Frame 1 (no input): blank canvas, image omitted
Frame 60 (no input): blank canvas, image omitted
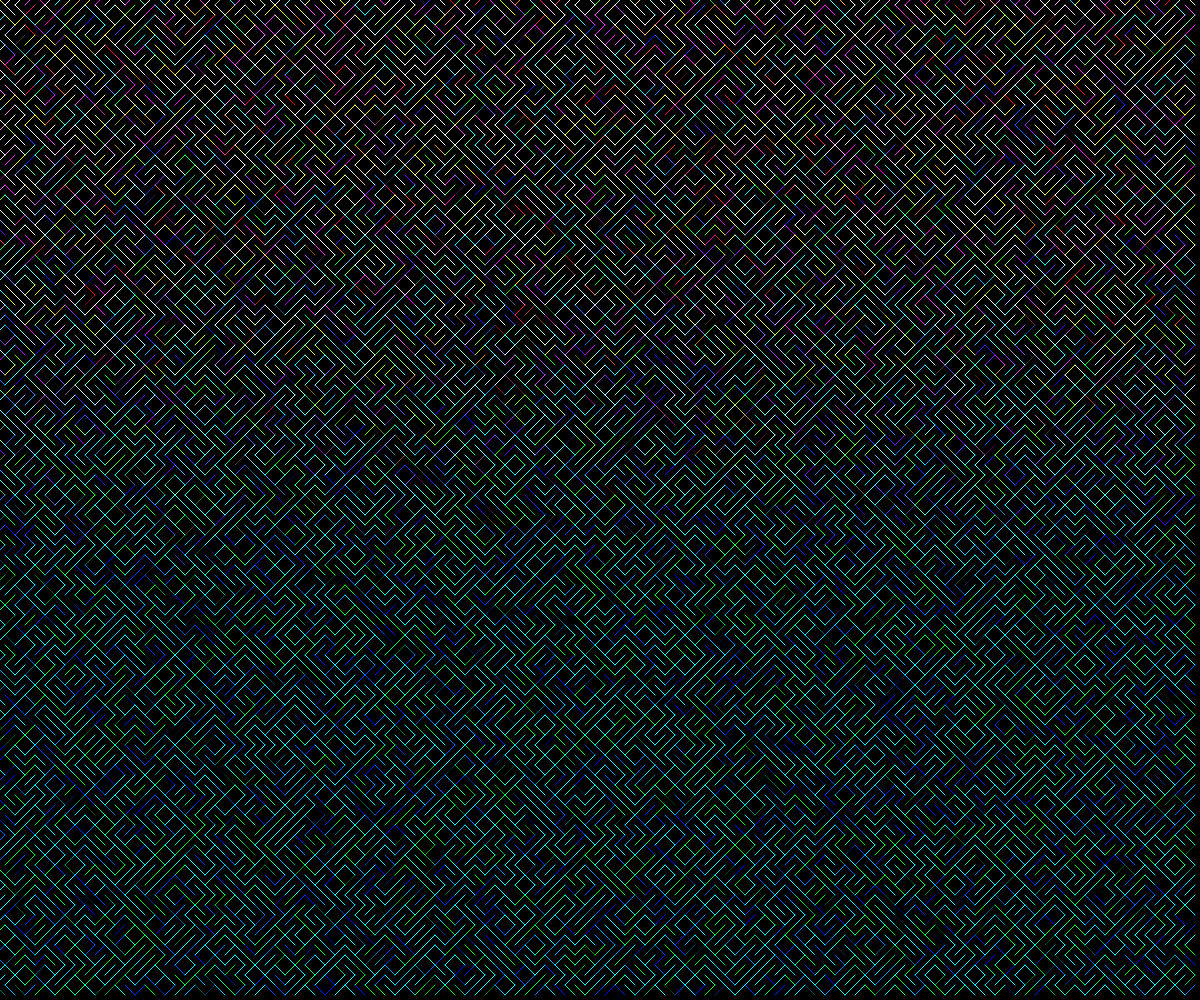
Frame 120 (the mouse pressed at the canvas centre since frame 60)

The p5.js sketch whose frames 1 and 60 were blank and that drew this single picture after the mouse press (run headless with seeded random() and noise() and a simulated clock; from frame 60 on, the mouse is pressed at the canvas centre):

// p5.js sketch
// ── sketch.js
// Art
// Dmitrii Pletmintsev
// 10/4/2024
//
// Extra for Experts:
// - describe what you did to take this project "above and beyond"

const TILE_SIZE = 10;
let theTiles = [];

function setup() {
  createCanvas(windowWidth, windowHeight);

  for(let x = 0; x < width; x  += TILE_SIZE) {
    for (let y  = 0; y < height; y += TILE_SIZE) {
      let someTile = spawnTile(x, y);
      theTiles.push(someTile);
    }
  };
}

function draw() {
  background(0);

  for (let myTile of theTiles) {
    /*stroke(myTile.r, myTile.g, myTile.b);*/ stroke(random(0, mouseX - ((myTile.x1 + myTile.x2) / 2, (myTile.y1 + myTile.y2) / 2)), random(0, mouseX), random(0, mouseX));
    line(myTile.x1, myTile.y1, myTile.x2, myTile.y2);
  }
}

function spawnTile(x, y) {
  let tile;
  let choise;

  choise = random(0, 100);

  if (choise > 50) {
    tile = {
      x1: x - TILE_SIZE / 2,
      y1: y - TILE_SIZE / 2,
      x2: x + TILE_SIZE / 2,
      y2: y + TILE_SIZE / 2,
      
      r: random(0, 255),
      g: random(0, 255),
      b: random(0, 255),
    };
  }
  else{
    tile = {
      x1: x - TILE_SIZE / 2,
      y1: y + TILE_SIZE / 2,
      x2: x + TILE_SIZE / 2,
      y2: y - TILE_SIZE / 2,

      r: random(0, 255),
      g: random(0, 255),
      b: random(0, 255),
    };
  }
  
  return tile;
}
